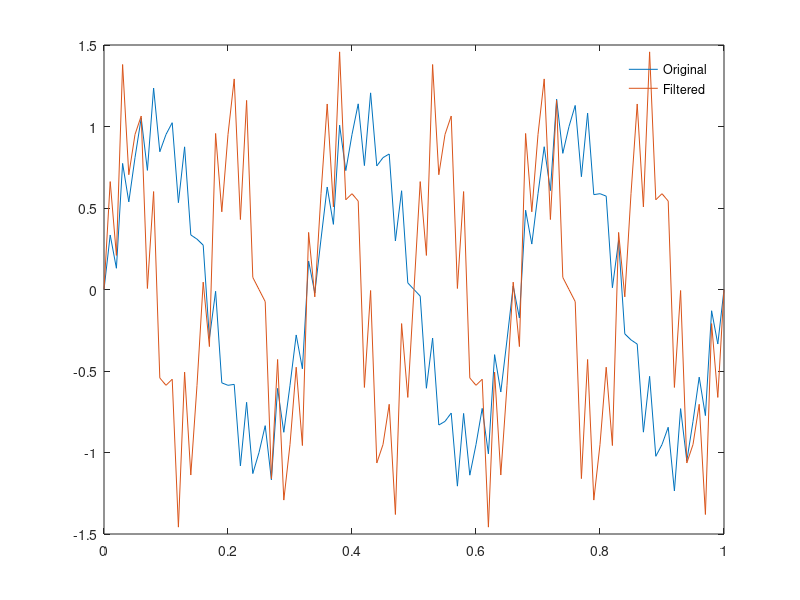

Recreate this plot in MATLAB.
clc
clear

% comment to test matlab commit

fs = 100;
t = 0:1/fs:1;
x = sin(2*pi*t*3) + 0.25*sin(2*pi*t*40);
y = sin(2*pi*t*6) + 0.5*sin(2*pi*t*40);
% y = dsp_tools.custom_medfilt1(x,9);

plot(t,x,t,y)
legend('Original','Filtered')
legend('boxoff')
% utilities.save_fig_as_graphics('graphic_results')